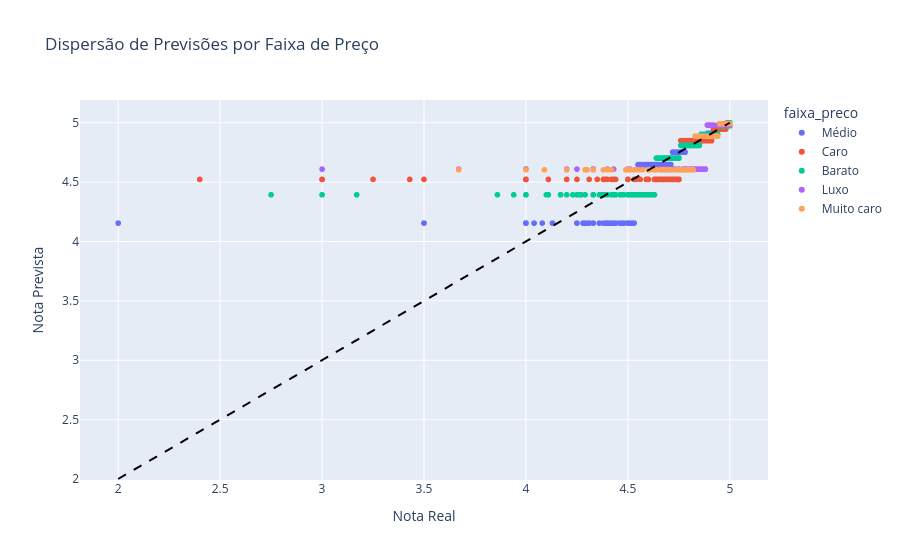

Notebook source saved alongside this figure:
### Code cell
import plotly.express as px

# Gráfico de dispersão: Nota Real vs Nota Prevista
fig = px.scatter(
    df_resultados_final, 
    x='nota_real', 
    y='nota_prevista',
    color='faixa_preco', # Cada faixa de preço ganha uma cor diferente!
    hover_data=['id_imovel'], # Se passar o mouse, você descobre o ID do imóvel
    title='Dispersão de Previsões por Faixa de Preço',
    labels={'nota_real': 'Nota Real', 'nota_prevista': 'Nota Prevista'}
)

# Adiciona uma linha guia diagonal (o cenário perfeito onde Real == Previsto)
fig.add_shape(
    type="line", line=dict(dash='dash', color='black'),
    x0=df_resultados_final['nota_real'].min(), y0=df_resultados_final['nota_real'].min(),
    x1=df_resultados_final['nota_real'].max(), y1=df_resultados_final['nota_real'].max()
)

fig.show()

### Figure 1 — Plotly figure (JSON) as saved in the notebook; plotly's stock layout.template omitted (floating-point values rounded to 4 significant figures; data arrays with more than 128 entries replaced by an {"elided": "..."} marker saying what was removed)
{"data": [{"customdata": {"elided": "958x1 int values"}, "hovertemplate": "faixa_preco=Médio<br>Nota Real=%{x}<br>Nota Prevista=%{y}<br>id_imovel=%{customdata[0]}<extra></extra>", "legendgroup": "Médio", "marker": {"color": "#636efa", "symbol": "circle"}, "mode": "markers", "name": "Médio", "showlegend": true, "type": "scattergl", "x": {"elided": "958 float values"}, "xaxis": "x", "y": {"elided": "958 float values"}, "yaxis": "y"}, {"customdata": {"elided": "392x1 int values"}, "hovertemplate": "faixa_preco=Caro<br>Nota Real=%{x}<br>Nota Prevista=%{y}<br>id_imovel=%{customdata[0]}<extra></extra>", "legendgroup": "Caro", "marker": {"color": "#EF553B", "symbol": "circle"}, "mode": "markers", "name": "Caro", "showlegend": true, "type": "scattergl", "x": {"elided": "392 float values"}, "xaxis": "x", "y": {"elided": "392 float values"}, "yaxis": "y"}, {"customdata": {"elided": "591x1 int values"}, "hovertemplate": "faixa_preco=Barato<br>Nota Real=%{x}<br>Nota Prevista=%{y}<br>id_imovel=%{customdata[0]}<extra></extra>", "legendgroup": "Barato", "marker": {"color": "#00cc96", "symbol": "circle"}, "mode": "markers", "name": "Barato", "showlegend": true, "type": "scattergl", "x": {"elided": "591 float values"}, "xaxis": "x", "y": {"elided": "591 float values"}, "yaxis": "y"}, {"customdata": {"elided": "176x1 int values"}, "hovertemplate": "faixa_preco=Luxo<br>Nota Real=%{x}<br>Nota Prevista=%{y}<br>id_imovel=%{customdata[0]}<extra></extra>", "legendgroup": "Luxo", "marker": {"color": "#ab63fa", "symbol": "circle"}, "mode": "markers", "name": "Luxo", "showlegend": true, "type": "scattergl", "x": {"elided": "176 float values"}, "xaxis": "x", "y": {"elided": "176 float values"}, "yaxis": "y"}, {"customdata": {"elided": "267x1 int values"}, "hovertemplate": "faixa_preco=Muito caro<br>Nota Real=%{x}<br>Nota Prevista=%{y}<br>id_imovel=%{customdata[0]}<extra></extra>", "legendgroup": "Muito caro", "marker": {"color": "#FFA15A", "symbol": "circle"}, "mode": "markers", "name": "Muito caro", "showlegend": true, "type": "scattergl", "x": {"elided": "267 float values"}, "xaxis": "x", "y": {"elided": "267 float values"}, "yaxis": "y"}], "layout": {"legend": {"title": {"text": "faixa_preco"}, "tracegroupgap": 0}, "shapes": [{"line": {"color": "black", "dash": "dash"}, "type": "line", "x0": 2, "x1": 5, "y0": 2, "y1": 5}], "title": {"text": "Dispersão de Previsões por Faixa de Preço"}, "xaxis": {"anchor": "y", "domain": [0, 1], "title": {"text": "Nota Real"}}, "yaxis": {"anchor": "x", "domain": [0, 1], "title": {"text": "Nota Prevista"}}}}
